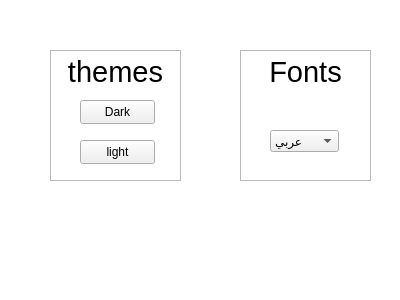
<?xml version="1.0" encoding="UTF-8"?>
<ui version="4.0">
 <class>Form</class>
 <widget class="QWidget" name="Form">
  <property name="geometry">
   <rect>
    <x>0</x>
    <y>0</y>
    <width>400</width>
    <height>300</height>
   </rect>
  </property>
  <property name="windowTitle">
   <string>Form</string>
  </property>
  <widget class="QGraphicsView" name="graphicsView">
   <property name="geometry">
    <rect>
     <x>-40</x>
     <y>-30</y>
     <width>451</width>
     <height>351</height>
    </rect>
   </property>
  </widget>
  <widget class="QTextBrowser" name="textBrowser">
   <property name="geometry">
    <rect>
     <x>50</x>
     <y>50</y>
     <width>131</width>
     <height>131</height>
    </rect>
   </property>
   <property name="html">
    <string>&lt;!DOCTYPE HTML PUBLIC &quot;-//W3C//DTD HTML 4.0//EN&quot; &quot;http://www.w3.org/TR/REC-html40/strict.dtd&quot;&gt;
&lt;html&gt;&lt;head&gt;&lt;meta name=&quot;qrichtext&quot; content=&quot;1&quot; /&gt;&lt;meta charset=&quot;utf-8&quot; /&gt;&lt;style type=&quot;text/css&quot;&gt;
p, li { white-space: pre-wrap; }
hr { height: 1px; border-width: 0; }
&lt;/style&gt;&lt;/head&gt;&lt;body style=&quot; font-family:'Segoe UI'; font-size:9pt; font-weight:400; font-style:normal;&quot;&gt;
&lt;p align=&quot;center&quot; style=&quot; margin-top:0px; margin-bottom:0px; margin-left:0px; margin-right:0px; -qt-block-indent:0; text-indent:0px;&quot;&gt;&lt;span style=&quot; font-size:22pt;&quot;&gt;themes&lt;/span&gt;&lt;/p&gt;&lt;/body&gt;&lt;/html&gt;</string>
   </property>
  </widget>
  <widget class="QPushButton" name="pushButton">
   <property name="geometry">
    <rect>
     <x>80</x>
     <y>100</y>
     <width>75</width>
     <height>24</height>
    </rect>
   </property>
   <property name="text">
    <string>Dark</string>
   </property>
  </widget>
  <widget class="QPushButton" name="pushButton_2">
   <property name="geometry">
    <rect>
     <x>80</x>
     <y>140</y>
     <width>75</width>
     <height>24</height>
    </rect>
   </property>
   <property name="text">
    <string>light</string>
   </property>
  </widget>
  <widget class="QTextBrowser" name="textBrowser_2">
   <property name="geometry">
    <rect>
     <x>240</x>
     <y>50</y>
     <width>131</width>
     <height>131</height>
    </rect>
   </property>
   <property name="html">
    <string>&lt;!DOCTYPE HTML PUBLIC &quot;-//W3C//DTD HTML 4.0//EN&quot; &quot;http://www.w3.org/TR/REC-html40/strict.dtd&quot;&gt;
&lt;html&gt;&lt;head&gt;&lt;meta name=&quot;qrichtext&quot; content=&quot;1&quot; /&gt;&lt;meta charset=&quot;utf-8&quot; /&gt;&lt;style type=&quot;text/css&quot;&gt;
p, li { white-space: pre-wrap; }
hr { height: 1px; border-width: 0; }
&lt;/style&gt;&lt;/head&gt;&lt;body style=&quot; font-family:'Segoe UI'; font-size:9pt; font-weight:400; font-style:normal;&quot;&gt;
&lt;p align=&quot;center&quot; style=&quot; margin-top:0px; margin-bottom:0px; margin-left:0px; margin-right:0px; -qt-block-indent:0; text-indent:0px;&quot;&gt;&lt;span style=&quot; font-size:22pt;&quot;&gt;Fonts&lt;/span&gt;&lt;/p&gt;
&lt;p align=&quot;center&quot; style=&quot;-qt-paragraph-type:empty; margin-top:0px; margin-bottom:0px; margin-left:0px; margin-right:0px; -qt-block-indent:0; text-indent:0px; font-size:22pt;&quot;&gt;&lt;br /&gt;&lt;/p&gt;&lt;/body&gt;&lt;/html&gt;</string>
   </property>
  </widget>
  <widget class="QComboBox" name="comboBox">
   <property name="geometry">
    <rect>
     <x>270</x>
     <y>130</y>
     <width>69</width>
     <height>22</height>
    </rect>
   </property>
   <item>
    <property name="text">
     <string>عربي </string>
    </property>
   </item>
   <item>
    <property name="text">
     <string>افريقي</string>
    </property>
   </item>
   <item>
    <property name="text">
     <string>اسيوي</string>
    </property>
   </item>
  </widget>
 </widget>
 <resources/>
 <connections/>
</ui>
